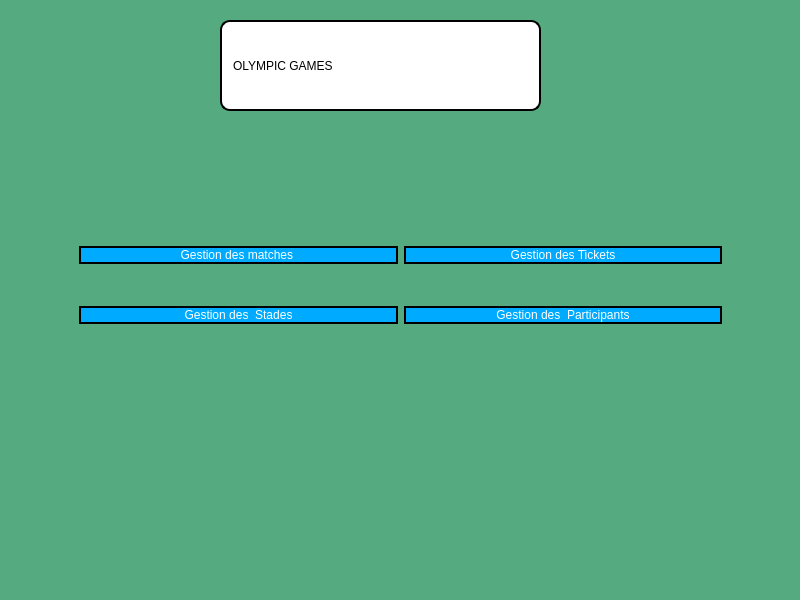
<?xml version="1.0" encoding="UTF-8"?>
<ui version="4.0">
 <class>Window</class>
 <widget class="QMainWindow" name="Window">
  <property name="geometry">
   <rect>
    <x>0</x>
    <y>0</y>
    <width>800</width>
    <height>600</height>
   </rect>
  </property>
  <property name="windowTitle">
   <string>Window</string>
  </property>
  <property name="styleSheet">
   <string notr="true">background-color: rgb(85, 170, 127)</string>
  </property>
  <widget class="QWidget" name="centralwidget">
   <widget class="QLabel" name="label">
    <property name="geometry">
     <rect>
      <x>220</x>
      <y>20</y>
      <width>321</width>
      <height>91</height>
     </rect>
    </property>
    <property name="styleSheet">
     <string notr="true">border: 2px solid black;
font: 24pt &quot;MS Shell Dlg 2&quot;;



border-radius: 10px;



padding: 0 8px;



color: black;



background-color: white;



font: bold, &quot;Comic Sans MS&quot;;</string>
    </property>
    <property name="text">
     <string>OLYMPIC GAMES</string>
    </property>
   </widget>
   <widget class="QWidget" name="verticalLayoutWidget">
    <property name="geometry">
     <rect>
      <x>70</x>
      <y>210</y>
      <width>661</width>
      <height>151</height>
     </rect>
    </property>
    <layout class="QVBoxLayout" name="verticalLayout">
     <item>
      <layout class="QHBoxLayout" name="horizontalLayout_2">
       <property name="leftMargin">
        <number>9</number>
       </property>
       <property name="rightMargin">
        <number>9</number>
       </property>
       <item>
        <widget class="QPushButton" name="match">
         <property name="styleSheet">
          <string notr="true">border: 2px solid black;
font: 12pt &quot;MS Shell Dlg 2&quot;;




border-radius: 10px;



padding: 0 8px;



color: white;



background:rgb(0, 170, 255) ;



font: bold, &quot;Comic Sans MS&quot;;
</string>
         </property>
         <property name="text">
          <string>Gestion des matches </string>
         </property>
        </widget>
       </item>
       <item>
        <widget class="QPushButton" name="tickets">
         <property name="styleSheet">
          <string notr="true">border: 2px solid black;
font: 12pt &quot;MS Shell Dlg 2&quot;;




border-radius: 10px;



padding: 0 8px;



color: white;



background:rgb(0, 170, 255) ;



font: bold, &quot;Comic Sans MS&quot;;
</string>
         </property>
         <property name="text">
          <string>Gestion des Tickets</string>
         </property>
        </widget>
       </item>
      </layout>
     </item>
     <item>
      <layout class="QHBoxLayout" name="horizontalLayout">
       <property name="leftMargin">
        <number>9</number>
       </property>
       <property name="rightMargin">
        <number>9</number>
       </property>
       <item>
        <widget class="QPushButton" name="stade">
         <property name="styleSheet">
          <string notr="true">border: 2px solid black;
font: 12pt &quot;MS Shell Dlg 2&quot;;



border-radius: 10px;



padding: 0 8px;



color: white;



background:rgb(0, 170, 255) ;



font: bold, &quot;Comic Sans MS&quot;;</string>
         </property>
         <property name="text">
          <string>Gestion des  Stades</string>
         </property>
        </widget>
       </item>
       <item>
        <widget class="QPushButton" name="participant">
         <property name="styleSheet">
          <string notr="true">border: 2px solid black;
font: 12pt &quot;MS Shell Dlg 2&quot;;



border-radius: 10px;



padding: 0 8px;



color: white;



background:rgb(0, 170, 255) ;



font: bold, &quot;Comic Sans MS&quot;;</string>
         </property>
         <property name="text">
          <string>Gestion des  Participants</string>
         </property>
        </widget>
       </item>
      </layout>
     </item>
    </layout>
   </widget>
  </widget>
  <widget class="QMenuBar" name="menubar">
   <property name="geometry">
    <rect>
     <x>0</x>
     <y>0</y>
     <width>800</width>
     <height>26</height>
    </rect>
   </property>
  </widget>
  <widget class="QStatusBar" name="statusbar"/>
 </widget>
 <resources/>
 <connections/>
</ui>
